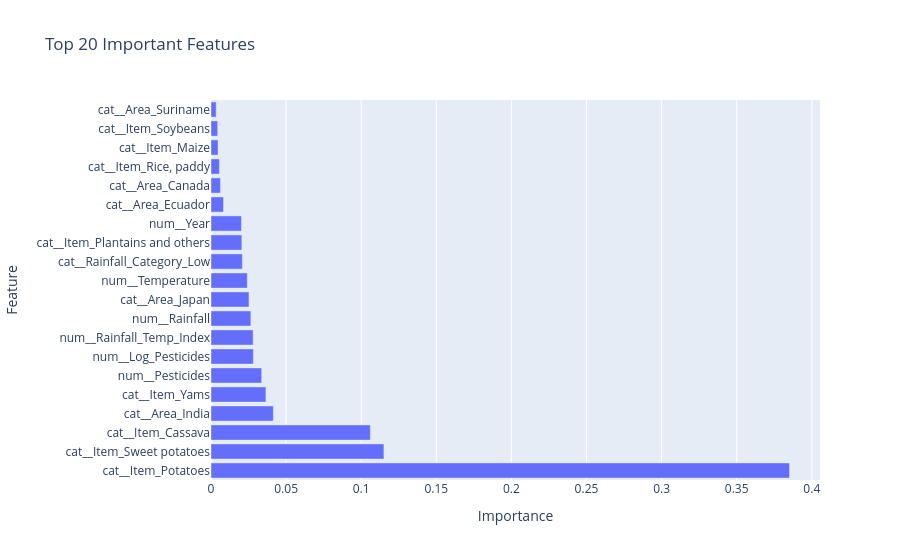

Notebook code for this chart:
### Code cell
try:

    fig = px.bar(

        feature_df.head(20),

        x="Importance",

        y="Feature",

        orientation="h",

        title="Top 20 Important Features"

    )

    fig.show()

except:

    print("Skipped.")

### Figure 1 — Plotly figure (JSON) as saved in the notebook; plotly's stock layout.template omitted (floating-point values rounded to 4 significant figures)
{"data": [{"hovertemplate": "Importance=%{x}<br>Feature=%{y}<extra></extra>", "legendgroup": "", "marker": {"color": "#636efa", "pattern": {"shape": ""}}, "name": "", "orientation": "h", "showlegend": false, "textposition": "auto", "type": "bar", "x": [0.3852, 0.1151, 0.1061, 0.04151, 0.03657, 0.03376, 0.0282, 0.02808, 0.02654, 0.02529, 0.02419, 0.02089, 0.02053, 0.02027, 0.008339, 0.006292, 0.005613, 0.004696, 0.004442, 0.003445], "xaxis": "x", "y": ["cat__Item_Potatoes", "cat__Item_Sweet potatoes", "cat__Item_Cassava", "cat__Area_India", "cat__Item_Yams", "num__Pesticides", "num__Log_Pesticides", "num__Rainfall_Temp_Index", "num__Rainfall", "cat__Area_Japan", "num__Temperature", "cat__Rainfall_Category_Low", "cat__Item_Plantains and others", "num__Year", "cat__Area_Ecuador", "cat__Area_Canada", "cat__Item_Rice, paddy", "cat__Item_Maize", "cat__Item_Soybeans", "cat__Area_Suriname"], "yaxis": "y"}], "layout": {"barmode": "relative", "legend": {"tracegroupgap": 0}, "title": {"text": "Top 20 Important Features"}, "xaxis": {"anchor": "y", "domain": [0, 1], "title": {"text": "Importance"}}, "yaxis": {"anchor": "x", "domain": [0, 1], "title": {"text": "Feature"}}}}
